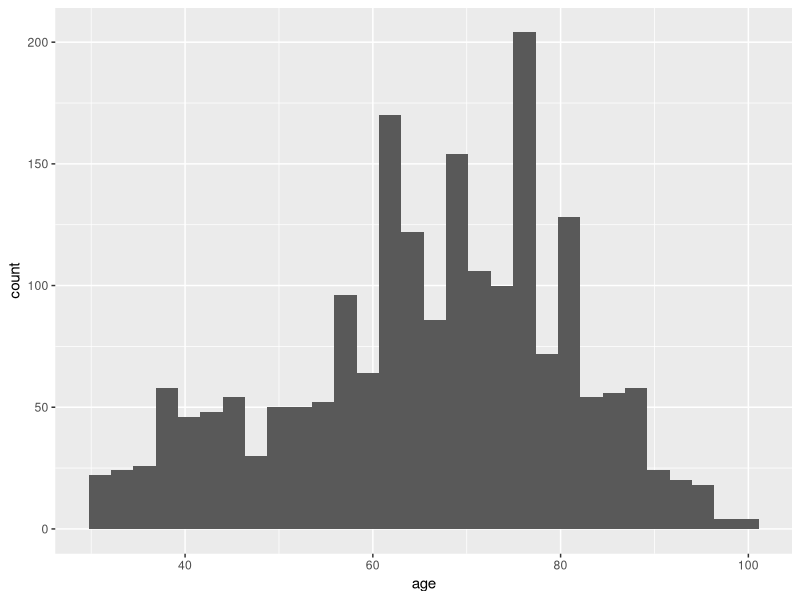
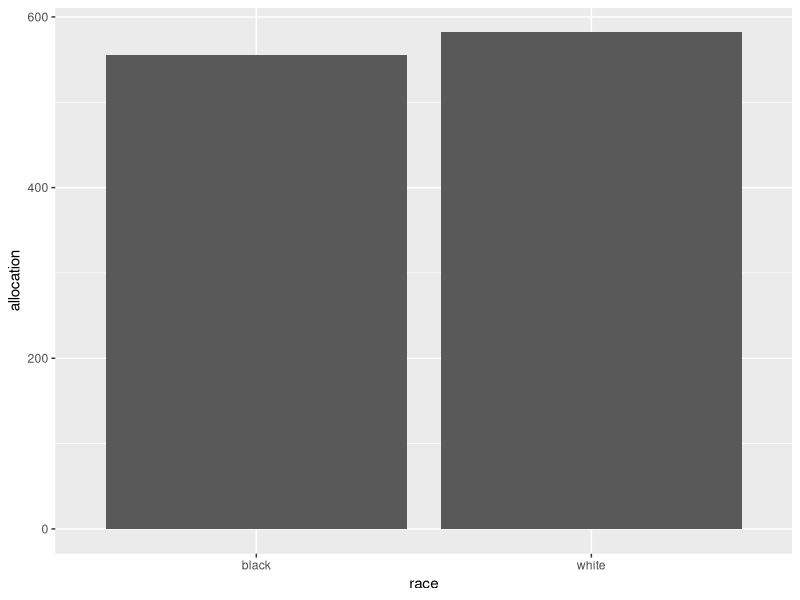
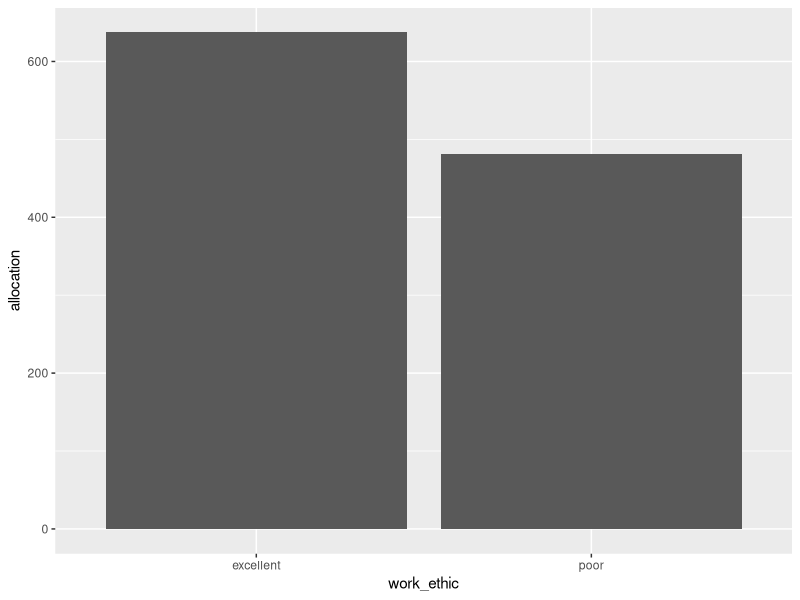
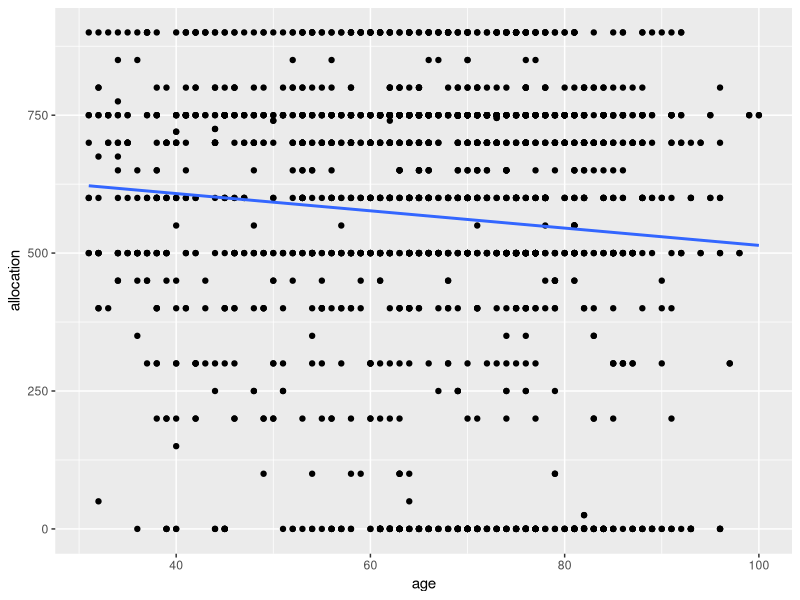

These figures' R source, in order:
# File Name: 	  	  desante.R
# File Purpose:  	  Regression example using DeSante (2013)
# Author: 	    	  Nicholas Bell (nicholasbell@gwu.edu)
# Date Created:     2023-12-3


# Introductory Commands ---------------------------------------------------

# Load packages
library(tidyverse)

# Set options
options(tibble.width = Inf)

# Load the data
dta <- read_csv("data/regression/desante2013_modified.csv")


# Exploratory Data Analysis -----------------------------------------------

ggplot(data = dta) +
  geom_histogram(aes(x = age))

dta |>
  filter(!is.na(race)) |>
  group_by(race) |>
  summarize(allocation = mean(allocation, na.rm = T)) |>
  ggplot() +
  geom_bar(aes(x = race, y = allocation), stat = "identity")

dta |>
  filter(!is.na(work_ethic)) |>
  group_by(work_ethic) |>
  summarize(allocation = mean(allocation, na.rm = T)) |>
  ggplot() +
  geom_bar(aes(x = work_ethic, y = allocation), stat = "identity")


# Linear Regression -------------------------------------------------------

reg1 <- lm(allocation ~ age, data = dta)
summary(reg1)

# Interpretation:

ggplot(data = dta, aes(x = age, y = allocation)) +
  geom_point() +
  geom_smooth(method = "lm", se = F)

reg2 <- lm(allocation ~ race + work_ethic, data = dta)
summary(reg2)

# Interpretation:

reg3 <- lm(allocation ~ race + work_ethic + age, data = dta)
summary(reg3)

# Interpretation:

reg4 <- lm(allocation ~ race + work_ethic + age + gender + pid, data = dta)
summary(reg4)

# Interpretation:

dta2 <-
  dta |>
  mutate(pid = relevel(factor(pid), ref = "Independent"))

reg5 <- lm(allocation ~ race + work_ethic + age + gender + pid, data = dta2)
summary(reg5)

# Interpretation: